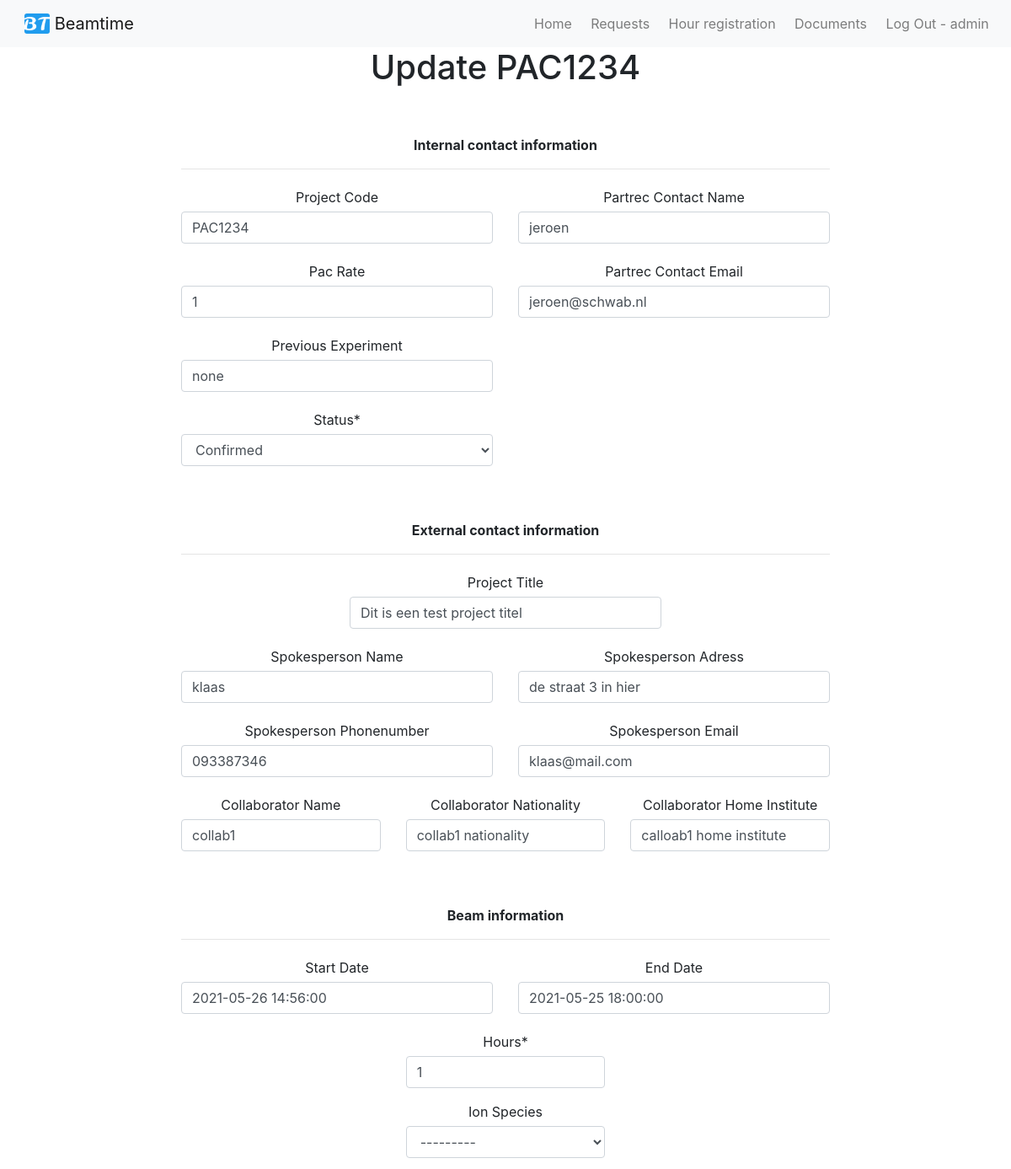
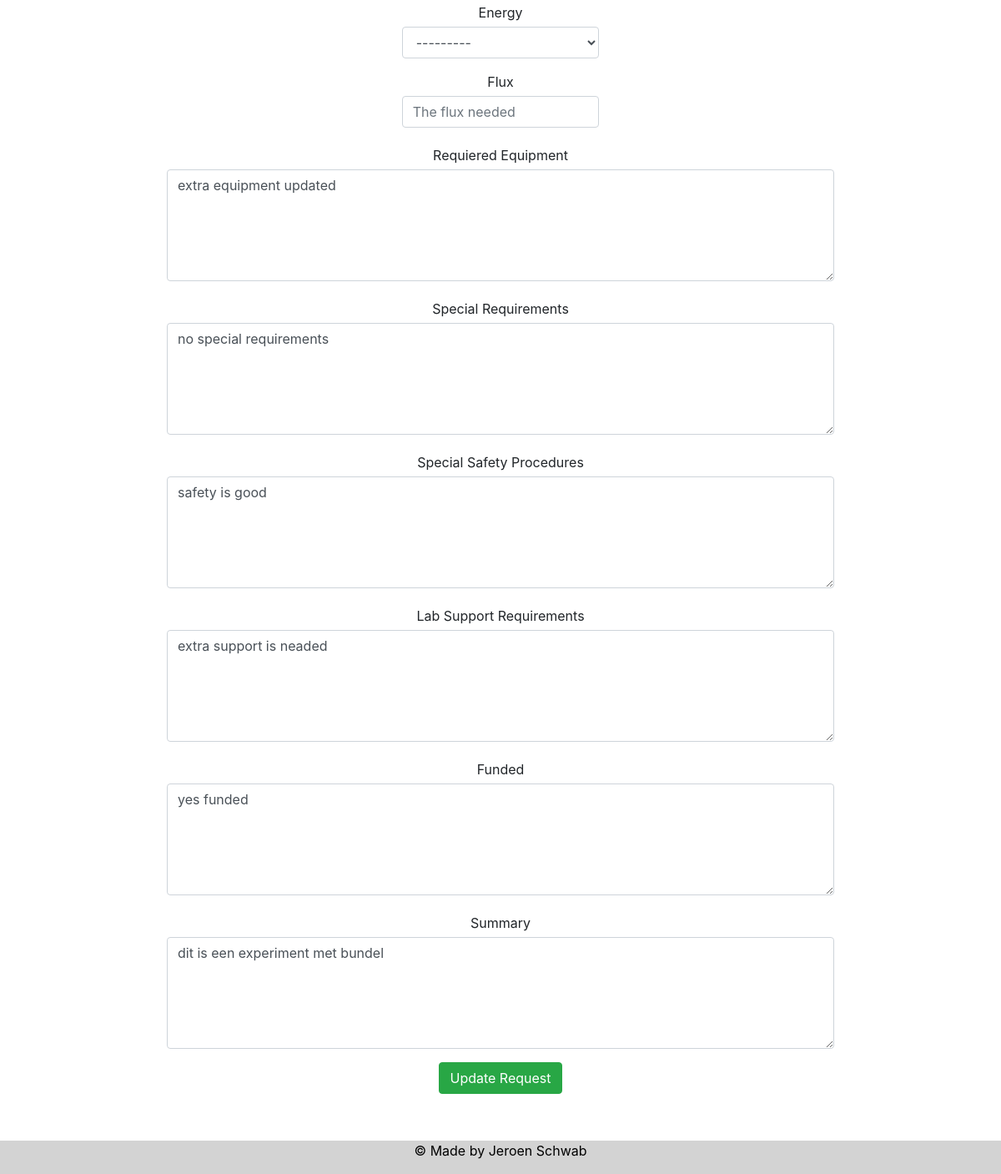
The page /beamrequest/PAC1234/update/ (signed in) on the database its author committed (2 pictures, top to bottom).
### beamrequest/models.py (models this page shows, shortened)
class CreateBeamRequestModel(models.Model):
	SELECT		= 'Select'
	REQUEST		= 'Request'
	TENTATIVE	= 'Tentavive'
	ACCEPTED	= 'Accepted'
	CONFIRMED	= 'Confirmed'
	CANCELLED	= 'Cancelled'
	COMPLETED	= 'Completed'
	QUEUED		= 'Queued'
	STATUS_CHOICES = [
		(SELECT, ('Select an option')),
		(REQUEST, ('Request')),
		(TENTATIVE, ('Tentative')),
		(ACCEPTED,  ('Accepted')),
		(CONFIRMED, ('Confirmed')),
		(CANCELLED, ('Cancelled')),
		(COMPLETED, ('Completed')),
		(QUEUED, ('Queued')),
	]
	DIFBEAMS_CHOICES = [tuple([x,x]) for x in range(1,5)]
	SHIFTS_CHOICES = [tuple([x,x]) for x in range(1,17)]
	Project_Code = models.CharField(unique=True, max_length=20, blank = True)
	Pac_Rate = models.CharField(max_length=10, blank = True)
	Partrec_Contact_Name = models.CharField(max_length=50, blank = True)
	Partrec_Contact_Email = models.EmailField(blank = True)
	Previous_Experiment = models.CharField(max_length=200, blank = True)
	Status = models.CharField(max_length=25, choices=STATUS_CHOICES, default='SELECT')
	Project_Title = models.CharField(max_length=100, blank = True)
	Spokesperson_Name = models.CharField(max_length=50, blank = True)
	Spokesperson_Adress = models.CharField(max_length=50, blank = True)
	Spokesperson_Phonenumber = models.CharField(max_length=20, blank = True)
	Spokesperson_Email = models.EmailField(blank = True)
	Collaborator_Name = models.TextField(blank = True)
	Collaborator_Nationality = models.TextField(blank = True)
	Collaborator_Home_Institute = models.TextField(blank = True)
	Different_Beams = models.IntegerField(choices=DIFBEAMS_CHOICES, default='1')
	Beam_Note = models.TextField(blank = True)
	Hours = models.IntegerField(default='1')
	Ion_Species = models.ForeignKey(IonSpecies, on_delete=models.CASCADE, blank = True, null=True)
	Energy = ChainedForeignKey(Energys, chained_field="Ion_Species", chained_model_field="Ion_Species",	show_all=False,	auto_choose=True, blank = True, null=True)
	Flux = models.CharField(max_length=50, blank = True, null = True)
	Start_Date = models.DateTimeField(blank = True, null=True)
	End_Date = models.DateTimeField(blank = True, null=True)
	Requiered_Equipment = models.TextField(blank = True)
	Special_Requirements = models.TextField(blank = True)
	Special_Safety_Procedures = models.TextField(blank = True)
	Lab_Support_Requirements = models.TextField(blank = True)
	Funded = models.TextField(blank = True)
	Summary = models.TextField(blank = True)

### beamrequest/views.py (the view)
# urls.py: path('<str:Project_Code>/update/', beam_request_update_page, name='update'),
@staff_member_required
def beam_request_update_page(request, Project_Code):
    obj = get_object_or_404(CreateBeamRequestModel, Project_Code = Project_Code)
    form = CreateBeamRequestForm(request.POST or None, instance=obj)
    if form.is_valid():
        print(form.cleaned_data)
        form.save()
        return redirect('/beamrequest/home/')
    template_name = 'request/update.html'
    context = {"title": f"Update {obj.Project_Code}", 'form': form }
    return render(request, template_name, context)

### beamrequest/models.py (called while the page is built)
	def __str__(self):
		return self.Name

	def __str__(self):
		return self.Name

### templates/request/update.html (shortened to what this page needs)
{% extends 'base.html' %}
{% load crispy_forms_tags %}
{% block content %}
	<form method="post" novalidate>
		<br><br>
		<b>Internal contact information</b>
		<hr class="divider"></hr>
		<div class="row">
			<div class="col-6">
			 {{ form.Project_Code|as_crispy_field }}
			</div>
			<div class="col-6">
			 {{ form.Partrec_Contact_Name|as_crispy_field }}
		 </div>
		</div>
		<div class="row">
			<div class="col-6">
			 {{ form.Pac_Rate|as_crispy_field }}
			</div>
			<div class="col-6">
			 {{ form.Partrec_Contact_Email|as_crispy_field }}
		 </div>
		</div>
		<div class="row">
			<div class="col-6">
			 {{ form.Previous_Experiment|as_crispy_field }}
			</div>
			<div class="col-6">
		 </div>
		</div>
		<div class="row">
			<div class="col-6">
			 {{ form.Status|as_crispy_field }}
			</div>
			<div class="col-6">
		 </div>
		</div>
		<br><br>
		<b>External contact information</b>
		<hr class="divider"></hr>
		<div class="row justify-content-center">
		 <div class="col-6">
			{{ form.Project_Title|as_crispy_field }}
		 </div>
		</div>
		<div class="row">
		 <div class="col-6">
			{{ form.Spokesperson_Name|as_crispy_field }}
		 </div>
		 <div class="col-6">
			{{ form.Spokesperson_Adress|as_crispy_field }}
		 </div>
		</div>
		<div class="row">
		 <div class="col-6">
			{{ form.Spokesperson_Phonenumber|as_crispy_field }}
		 </div>
		 <div class="col-6">
			{{ form.Spokesperson_Email|as_crispy_field }}
		 </div>
		</div>
		<div class="row">
		 <div class="col-4">
			{{ form.Collaborator_Name|as_crispy_field }}
		 </div>
		 <div class="col-4">
			{{ form.Collaborator_Nationality|as_crispy_field }}
		 </div>
		 <div class="col-4">
			{{ form.Collaborator_Home_Institute|as_crispy_field }}
		 </div>
		</div>
		 <br><br>
		 <b>Beam information</b>
		 <hr class="divider"></hr>
		<div class="row">
			<div class="col-6">
			 {{ form.Start_Date|as_crispy_field }}
			</div>
		  <div class="col-6">
				{{ form.End_Date|as_crispy_field }}
			</div>
		</div>
		<div class="row justify-content-center">
			<div class="col-4">
	  		  {{ form.Hours|as_crispy_field }}
		  	  {{ form.Ion_Species|as_crispy_field }}
			  {{ form.Energy|as_crispy_field }}
			  {{ form.Flux|as_crispy_field }}
			</div>
		</div>
		<div class="row justify-content-center">
		  {{ form.Requiered_Equipment|as_crispy_field }}
		  {{ form.Special_Requirements|as_crispy_field }}
		  {{ form.Special_Safety_Procedures|as_crispy_field }}
		  {{ form.Lab_Support_Requirements|as_crispy_field }}
		  {{ form.Funded|as_crispy_field }}
		  {{ form.Summary|as_crispy_field }}
		</div>
		<div class="row justify-content-center">
			<button type="submit" class="btn btn-success">Update Request</button>
		</div>
	</form>
<br><br><br><br>
{% endblock %}

### templates/navbar_main.html (shortened to what this page needs)
{% load static %}
<nav class="navbar navbar-expand-lg navbar-light bg-light">
  <div class="container-fluid">
    <a class="navbar-brand">
     <img src="{% static '/img/favicon.ico' %}" alt="" width="30" height="24" class="d-inline-block align-text-top">
     Beamtime
    </a>
    <div class="collapse navbar-collapse" id="navbarSupportedContent">
      <ul class="navbar-nav me-auto mb-2 mb-lg-0 ml-auto">
        <li class="nav-item">
          <a class="nav-link" href="/">Home</a>
        </li>
        {% if user.is_authenticated %}
          <li class="nav-item">
            <a class="nav-link" href="/beamrequest/home">Requests</a>
          </li>
          <li class="nav-item">
            <a class="nav-link" href="/hours/home">Hour registration</a>
          </li>
          <li class="nav-item">
            <a class="nav-link" href="/documentation/home">Documents</a>
          </li>
          <li class="nav-item">
            <a class="nav-link" href="{% url 'logout' %}">Log Out - {{ user.username }}</a>
          </li>
        </ul>
        {% else %}
          <li class="nav-item">
            <a class="nav-link" href="{% url 'login' %}">Log In</a>
          </li>
        {% endif %}
    </div>
  </div>
</nav>

### static/css/style.css (style rules this page uses)
label { display: block; margin: 5px 0; }
@media only screen and (min-width: 960px) { .navbar .navbar-nav .nav-link { padding: 1em 0.7em; } }
@media only screen and (min-width: 960px) { .navbar { padding: 0; } }
@media only screen and (min-width: 960px) { .navbar .navbar-brand { padding: 0 0.7em; } }
.navbar .navbar-nav .nav-link { position: relative; }
.navbar .navbar-nav .nav-link::after { position: absolute; bottom: 0; left: 0; right: 0; margin: auto; background-color: #000000; color: transparent; width: 0%; content: ''; height: 3px; transition: all 0.5s; }

### rows shown on the page
CreateBeamRequestModel: Project_Code "PAC1234", Partrec_Contact_Name "jeroen", Pac_Rate "1", Partrec_Contact_Email "jeroen@schwab.nl", Previous_Experiment "none", Status "Confirmed", Project_Title "Dit is een test project titel", Spokesperson_Name "klaas", Spokesperson_Adress "de straat 3 in hier", Spokesperson_Phonenumber "093387346", Spokesperson_Email "klaas@mail.com", Collaborator_Name "collab1", Collaborator_Nationality "collab1 nationality", Collaborator_Home_Institute "calloab1 home institute", Start_Date "2021-05-26 14:56:00", End_Date "2021-05-25 18:00:00", Hours "1", Ion_Species "---------", Energy "---------", Requiered_Equipment "extra equipment updated", Special_Requirements "no special requirements", Special_Safety_Procedures "safety is good", Lab_Support_Requirements "extra support is neaded", Funded "yes funded", Summary "dit is een experiment met bundel"

### other values the page prints
{{ user.username }} "admin"
{{ title }} "Update PAC1234"
